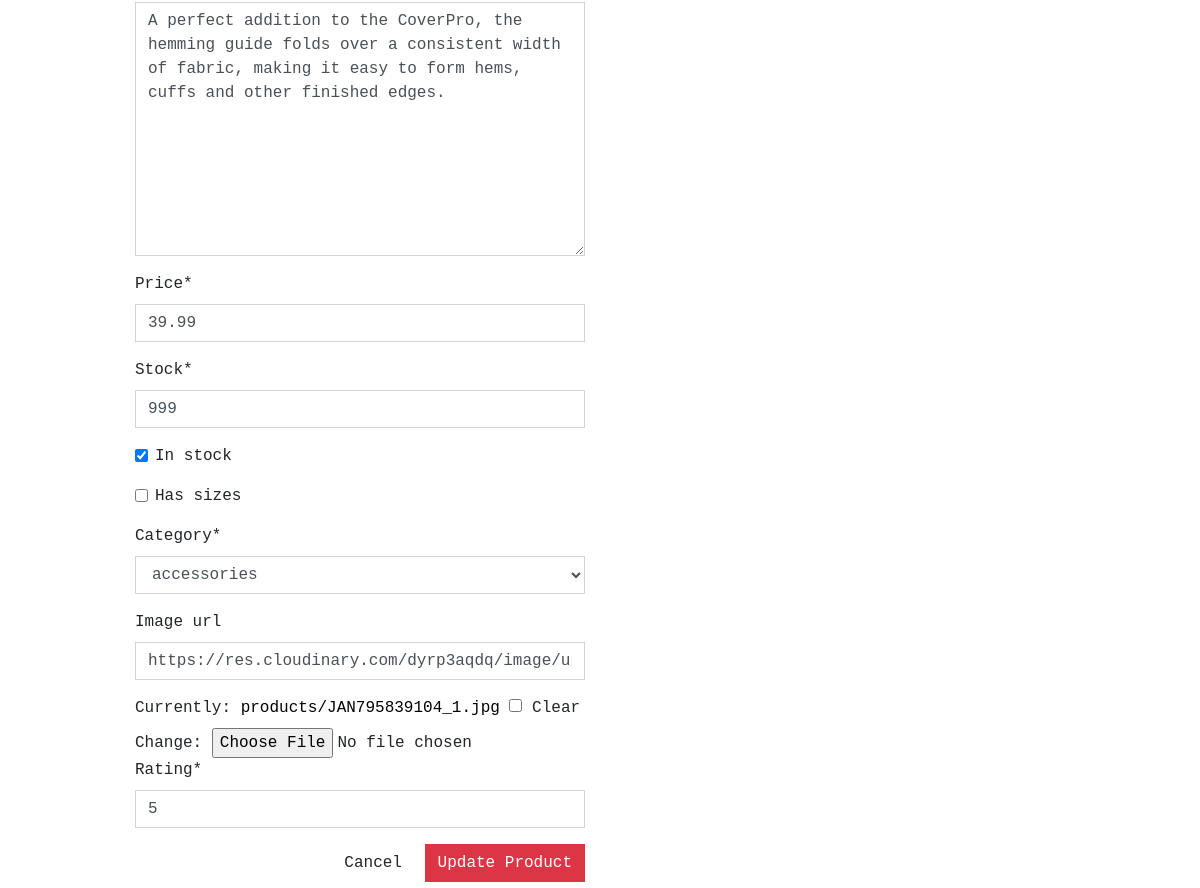
Before: /shop/edit/15/ (signed in, middle part) with the older database file.
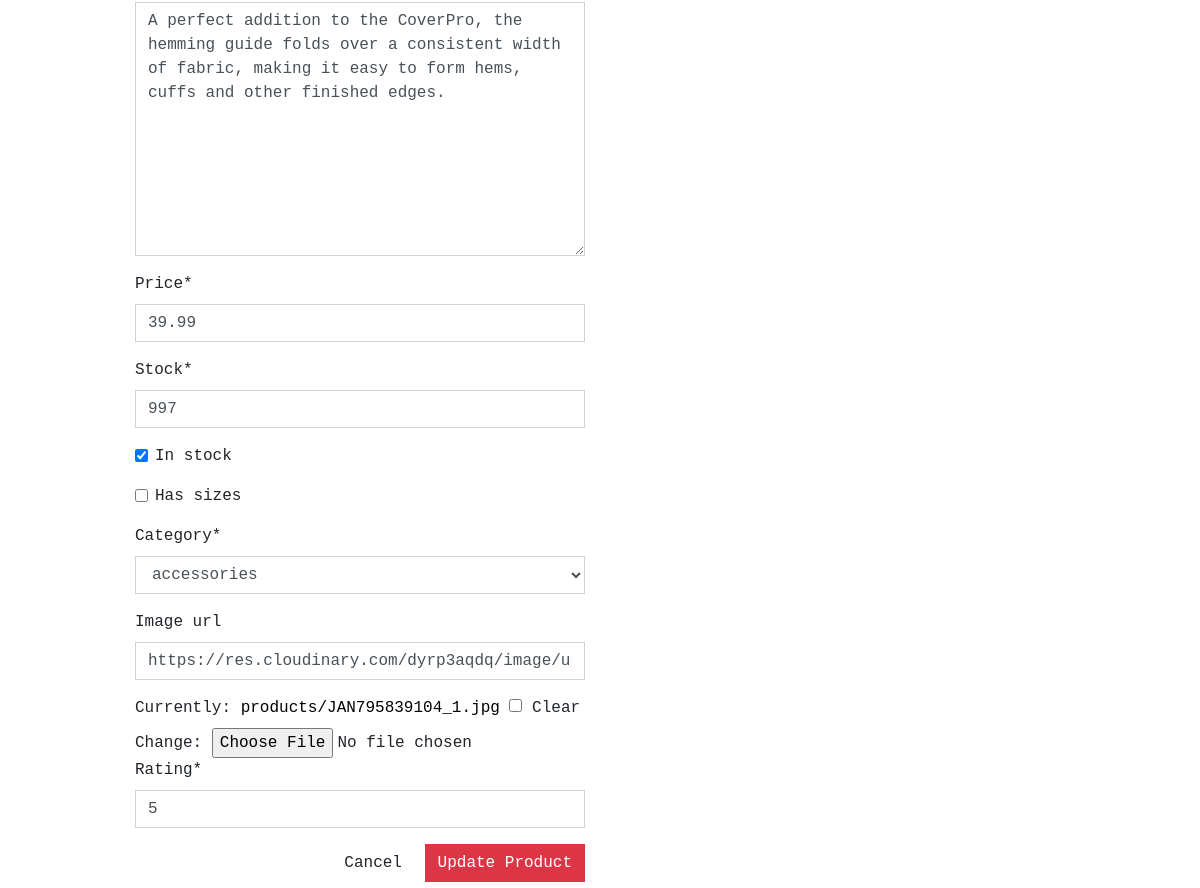
After: the same page with the newer database file.
### shop/models.py (models this page shows, shortened)
class Product(models.Model):
    name = models.CharField(max_length=100, unique=True)
    slug = models.SlugField(max_length=150, unique=True)
    description = models.TextField(max_length=500, blank=True)
    price = models.DecimalField(max_digits=6, decimal_places=2)
    stock = models.SmallIntegerField()
    in_stock = models.BooleanField(default=True)
    has_sizes = models.BooleanField(default=False, blank=True)
    category = models.ForeignKey(Category, on_delete=models.CASCADE)
    created_at = models.DateTimeField(auto_now_add=True)
    updated_at = models.DateTimeField(auto_now=True)
    image_url = models.URLField(max_length=1024, null=True, blank=True)
    image = models.ImageField(null=True, blank=True, upload_to='products/')
    rating = models.SmallIntegerField(null=True)

### shop/views.py (the view)
# urls.py: path('edit/<int:product_id>/', views.edit_product, name='edit_product'),
@login_required(login_url='account:signin')
def edit_product(request, product_id):
    if not request.user.is_superuser:
        messages.error(request, 'Sorry, that action is not permitted')
        return redirect(reverse('home:home'))
    product = get_object_or_404(Product, pk=product_id)
    if request.method == 'POST':
        form = ProductForm(request.POST, request.FILES, instance=product)
        if form.is_valid():
            form.save()
            messages.success(request, 'Successfully updated product!')
            return redirect(reverse('shop:products'))
        else:
            messages.error(request,
                           'Failed to update product.'
                           'Please ensure the form is valid.')
    else:
        form = ProductForm(instance=product)
        messages.info(request, f'You are editing {product.name}')
    template = 'shop/edit_product.html'
    context = {
        'form': form,
        'product': product,
    }
    return render(request, template, context)

### shop/forms.py
class ProductForm(forms.ModelForm):
    class Meta:
        model = Product
        fields = '__all__'
    def __init__(self, *args, **kwargs):
        super().__init__(*args, **kwargs)
        categories = Category.objects.all()
        friendly_names = [(c.id, c.get_friendly_name()) for c in categories]
        self.fields['category'].choices = friendly_names
        for field_name, field in self.fields.items():
            field.widget.attrs['class'] = 'border-black rounded-0'

### shop/contexts.py (called while the page is built)
def nav_menu(request):
    menu = Category.objects.all()
    return dict(menu=menu)

### shop/models.py (called while the page is built)
    def get_friendly_name(self):
        return self.friendly_name

    def get_absolute_url(self):
        return reverse('shop:products_by_category', args=[self.slug])

### shop/templates/shop/edit_product.html (shortened to what this page needs)
{% extends "base.html" %}
{% load static %}
{% load crispy_forms_tags %}
{% block content %}
    <div class="container">
        <div class="row">
            <div class="col-12 col-md-6">
                <form method="POST" action="{% url 'shop:edit_product' product.id %}" class="form mb-2" enctype="multipart/form-data">
                    {% for field in form %}
                        {% if field.name != 'image' %}
                            {{ field | as_crispy_field }}
                        {% else %}
                            {{ field }}
                        {% endif %}
                    {% endfor %}
                    <div class="text-right">
                        <a class="btn btn-outline-black rounded-0" href="{% url 'shop:products' %}">Cancel</a>
                        <button class="btn btn-danger rounded-0" type="submit">Update Product</button>
                    </div>
                </form>
            </div>
        </div>
    </div>
{% endblock %}

Changed rows visible on the page:
changed Product "accessories": stock "999" → "997"
